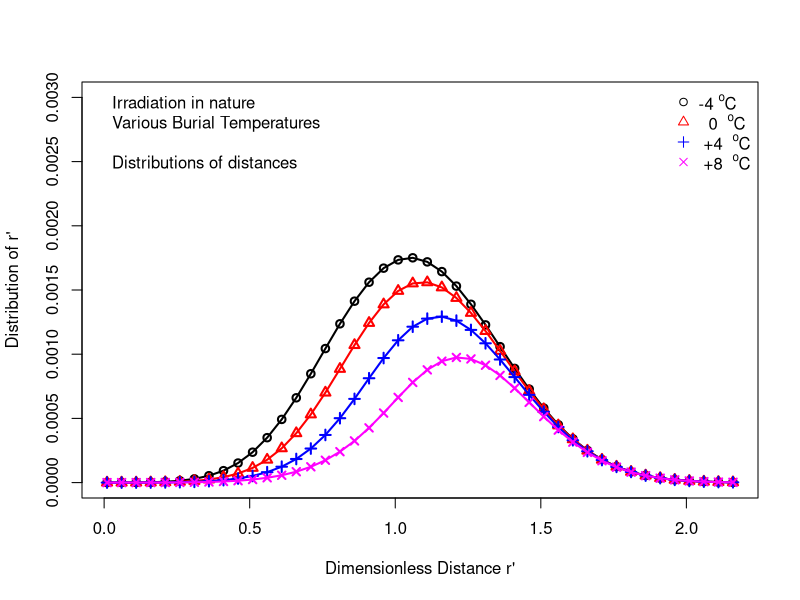

R code for this plot:
## Multiple feldspar irradiations at steady-state temperatures

rm(list = ls(all=T))
rho<-1e-2                 # Dimensionless acceptor density
Po<-s<-2e15               # Frequency factors in s^-1
E<-1.3                    # Energy in eV
Do<-1600                  #Do in Gy
yr<-365*24*3600           #year is seconds
Ddot<-2.85/(1e3*yr)       #Low natural dose rate = 1 Gy/kA
dr<-.05                   #Step in dimensionless distance r'
rprimes<-seq(0.01,2.2,dr) #Values of r'=0-2.2 in steps of dr
kb<-8.617e-5              #Boltzmann constant
seff<-s*exp(-rprimes*(rho**(-1/3.0)))  # Effective s
# Peff<-(1/(1/s+1/seff))*exp(-E/(kb*Tirr))   Effective P

########## Irradiation functions  ##########
#### irradatsometemp
irradatsometemp<-function(Tirr){
  Peff<-(1/(1/s+1/seff))*exp(-E/(kb*Tirr))
  distr<<-distrUnfaded*
    (Ddot*rprimes/(Do*Peff+Ddot))*(1-exp(-(Ddot/Do+Peff)*tirr))}
###################### End of Functions ##########
tirr<-1e3*yr
Tirrs<-273+c(-4,0,4,8)     # Burial temperatures
distrUnfaded<-3*rprimes^2*exp(-rprimes^3)  # Unfaded sample
distribs<-sapply(Tirrs,irradatsometemp)

########## plot distibutions
cols=c("black","red","blue","magenta")
pchs=c(1,2,3,4)
matplot(rprimes,distribs,typ="o",pch=pchs,col=cols,
        ylim=c(0,.003),lty="solid",
        xlab="Dimensionless Distance r'", ylab="Distribution of r'",
        lwd=2)
legend("topleft",bty="n",legend=c("Irradiation in nature",
                                  "Various Burial Temperatures"," ","Distributions of distances"))
legend("topright",bty="n",legend=c(expression("-4 "^o*"C",
                                              "  0  "^o*"C"," +4  "^o*"C"," +8  "^o*"C")),pch=pchs,col=cols)